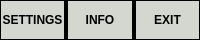
         <widget class="QWidget" name="menu_right_widget" native="true">
          <property name="minimumSize">
           <size>
            <width>0</width>
            <height>40</height>
           </size>
          </property>
          <property name="maximumSize">
           <size>
            <width>16777215</width>
            <height>40</height>
           </size>
          </property>
          <property name="styleSheet">
           <string notr="true">background-color: rgb(0, 0, 0);
border: 0px solid;
border-color: rgb(186, 189, 182);</string>
          </property>
          <layout class="QHBoxLayout" name="menu_right_layout">
           <property name="spacing">
            <number>2</number>
           </property>
           <property name="leftMargin">
            <number>0</number>
           </property>
           <property name="topMargin">
            <number>0</number>
           </property>
           <property name="rightMargin">
            <number>0</number>
           </property>
           <property name="bottomMargin">
            <number>0</number>
           </property>
           <item>
            <widget class="QPushButton" name="settings_pbutton">
             <property name="sizePolicy">
              <sizepolicy hsizetype="Minimum" vsizetype="Preferred">
               <horstretch>0</horstretch>
               <verstretch>0</verstretch>
              </sizepolicy>
             </property>
             <property name="font">
              <font>
               <weight>75</weight>
               <bold>true</bold>
              </font>
             </property>
             <property name="cursor">
              <cursorShape>PointingHandCursor</cursorShape>
             </property>
             <property name="styleSheet">
              <string notr="true">background-color: rgb(211, 215, 207);
border-color: rgb(186, 189, 182);
border: 1px solid;
color: rgb(0, 0, 0);</string>
             </property>
             <property name="text">
              <string>SETTINGS</string>
             </property>
             <property name="icon">
              <iconset resource="../assets/resources.qrc">
               <normaloff>:/black_icons/icons_black/settings.svg</normaloff>:/black_icons/icons_black/settings.svg</iconset>
             </property>
             <property name="iconSize">
              <size>
               <width>18</width>
               <height>18</height>
              </size>
             </property>
            </widget>
           </item>
           <item>
            <widget class="QPushButton" name="info_pbutton">
             <property name="sizePolicy">
              <sizepolicy hsizetype="Minimum" vsizetype="Preferred">
               <horstretch>0</horstretch>
               <verstretch>0</verstretch>
              </sizepolicy>
             </property>
             <property name="font">
              <font>
               <weight>75</weight>
               <bold>true</bold>
              </font>
             </property>
             <property name="cursor">
              <cursorShape>PointingHandCursor</cursorShape>
             </property>
             <property name="styleSheet">
              <string notr="true">background-color: rgb(211, 215, 207);
border-color: rgb(186, 189, 182);
border: 1px solid;
color: rgb(0, 0, 0);</string>
             </property>
             <property name="text">
              <string>INFO</string>
             </property>
             <property name="icon">
              <iconset resource="../assets/resources.qrc">
               <normaloff>:/black_icons/icons_black/info.svg</normaloff>:/black_icons/icons_black/info.svg</iconset>
             </property>
             <property name="iconSize">
              <size>
               <width>18</width>
               <height>18</height>
              </size>
             </property>
            </widget>
           </item>
           <item>
            <widget class="QPushButton" name="exit_pbutton">
             <property name="sizePolicy">
              <sizepolicy hsizetype="Minimum" vsizetype="Preferred">
               <horstretch>0</horstretch>
               <verstretch>0</verstretch>
              </sizepolicy>
             </property>
             <property name="font">
              <font>
               <weight>75</weight>
               <bold>true</bold>
              </font>
             </property>
             <property name="cursor">
              <cursorShape>PointingHandCursor</cursorShape>
             </property>
             <property name="styleSheet">
              <string notr="true">background-color: rgb(211, 215, 207);
border-color: rgb(186, 189, 182);
border: 1px solid;
color: rgb(0, 0, 0);</string>
             </property>
             <property name="text">
              <string>EXIT</string>
             </property>
             <property name="icon">
              <iconset resource="../assets/resources.qrc">
               <normaloff>:/black_icons/icons_black/log-out.svg</normaloff>:/black_icons/icons_black/log-out.svg</iconset>
             </property>
             <property name="iconSize">
              <size>
               <width>18</width>
               <height>18</height>
              </size>
             </property>
            </widget>
           </item>
          </layout>
         </widget>
